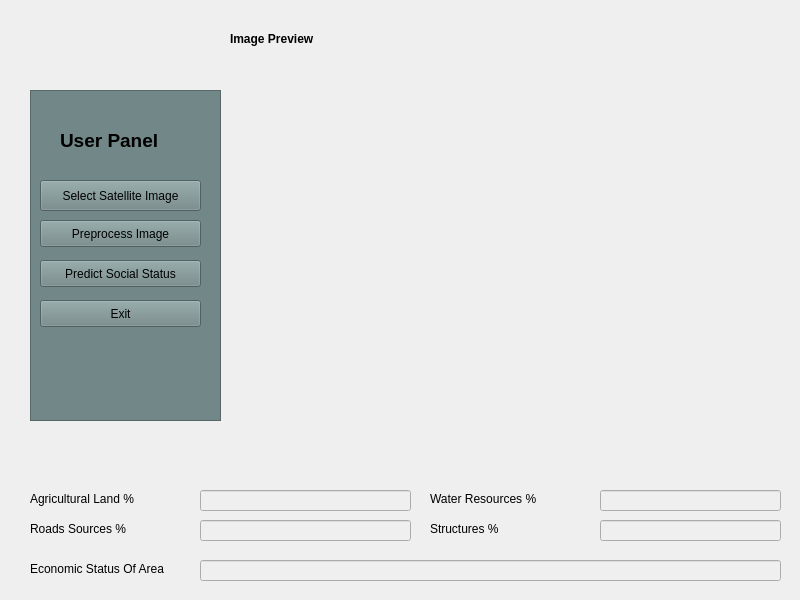
<?xml version="1.0" encoding="UTF-8"?>
<ui version="4.0">
 <class>MainWindow</class>
 <widget class="QMainWindow" name="MainWindow">
  <property name="geometry">
   <rect>
    <x>0</x>
    <y>0</y>
    <width>800</width>
    <height>600</height>
   </rect>
  </property>
  <property name="windowTitle">
   <string>MainWindow</string>
  </property>
  <widget class="QWidget" name="centralwidget">
   <widget class="QLineEdit" name="lineEdit_2">
    <property name="enabled">
     <bool>false</bool>
    </property>
    <property name="geometry">
     <rect>
      <x>200</x>
      <y>520</y>
      <width>211</width>
      <height>21</height>
     </rect>
    </property>
   </widget>
   <widget class="QLineEdit" name="lineEdit">
    <property name="enabled">
     <bool>false</bool>
    </property>
    <property name="geometry">
     <rect>
      <x>200</x>
      <y>490</y>
      <width>211</width>
      <height>21</height>
     </rect>
    </property>
   </widget>
   <widget class="QLabel" name="label_9">
    <property name="geometry">
     <rect>
      <x>30</x>
      <y>560</y>
      <width>181</width>
      <height>17</height>
     </rect>
    </property>
    <property name="text">
     <string>Economic Status Of Area</string>
    </property>
   </widget>
   <widget class="QLineEdit" name="lineEdit_4">
    <property name="enabled">
     <bool>false</bool>
    </property>
    <property name="geometry">
     <rect>
      <x>600</x>
      <y>490</y>
      <width>181</width>
      <height>21</height>
     </rect>
    </property>
   </widget>
   <widget class="QLabel" name="label_3">
    <property name="geometry">
     <rect>
      <x>30</x>
      <y>520</y>
      <width>151</width>
      <height>17</height>
     </rect>
    </property>
    <property name="text">
     <string>Roads Sources %</string>
    </property>
   </widget>
   <widget class="QFrame" name="frame">
    <property name="geometry">
     <rect>
      <x>30</x>
      <y>90</y>
      <width>191</width>
      <height>331</height>
     </rect>
    </property>
    <property name="styleSheet">
     <string notr="true">border-color: rgb(0, 0, 0);
background-color: rgb(114, 135, 135);</string>
    </property>
    <property name="frameShape">
     <enum>QFrame::StyledPanel</enum>
    </property>
    <property name="frameShadow">
     <enum>QFrame::Raised</enum>
    </property>
    <widget class="QPushButton" name="pushButton">
     <property name="geometry">
      <rect>
       <x>10</x>
       <y>90</y>
       <width>161</width>
       <height>31</height>
      </rect>
     </property>
     <property name="text">
      <string>Select Satellite Image</string>
     </property>
    </widget>
    <widget class="QLabel" name="label_4">
     <property name="geometry">
      <rect>
       <x>30</x>
       <y>30</y>
       <width>131</width>
       <height>41</height>
      </rect>
     </property>
     <property name="font">
      <font>
       <pointsize>14</pointsize>
       <weight>75</weight>
       <bold>true</bold>
      </font>
     </property>
     <property name="text">
      <string>User Panel</string>
     </property>
    </widget>
    <widget class="QPushButton" name="pushButton_5">
     <property name="geometry">
      <rect>
       <x>10</x>
       <y>210</y>
       <width>161</width>
       <height>27</height>
      </rect>
     </property>
     <property name="text">
      <string>Exit</string>
     </property>
    </widget>
    <widget class="QPushButton" name="pushButton_6">
     <property name="geometry">
      <rect>
       <x>10</x>
       <y>130</y>
       <width>161</width>
       <height>27</height>
      </rect>
     </property>
     <property name="text">
      <string>Preprocess Image</string>
     </property>
    </widget>
    <widget class="QPushButton" name="pushButton_7">
     <property name="geometry">
      <rect>
       <x>10</x>
       <y>170</y>
       <width>161</width>
       <height>27</height>
      </rect>
     </property>
     <property name="text">
      <string>Predict Social Status</string>
     </property>
    </widget>
   </widget>
   <widget class="QLineEdit" name="lineEdit_3">
    <property name="enabled">
     <bool>false</bool>
    </property>
    <property name="geometry">
     <rect>
      <x>600</x>
      <y>520</y>
      <width>181</width>
      <height>21</height>
     </rect>
    </property>
   </widget>
   <widget class="QLabel" name="label_7">
    <property name="geometry">
     <rect>
      <x>430</x>
      <y>490</y>
      <width>131</width>
      <height>17</height>
     </rect>
    </property>
    <property name="text">
     <string>Water Resources %</string>
    </property>
   </widget>
   <widget class="QLabel" name="label_2">
    <property name="geometry">
     <rect>
      <x>30</x>
      <y>490</y>
      <width>151</width>
      <height>17</height>
     </rect>
    </property>
    <property name="text">
     <string>Agricultural Land %</string>
    </property>
   </widget>
   <widget class="QLabel" name="label">
    <property name="geometry">
     <rect>
      <x>230</x>
      <y>30</y>
      <width>131</width>
      <height>17</height>
     </rect>
    </property>
    <property name="font">
     <font>
      <weight>75</weight>
      <bold>true</bold>
     </font>
    </property>
    <property name="text">
     <string>Image Preview</string>
    </property>
   </widget>
   <widget class="QLabel" name="label_5">
    <property name="geometry">
     <rect>
      <x>240</x>
      <y>60</y>
      <width>531</width>
      <height>381</height>
     </rect>
    </property>
    <property name="text">
     <string/>
    </property>
   </widget>
   <widget class="QLineEdit" name="lineEdit_6">
    <property name="enabled">
     <bool>false</bool>
    </property>
    <property name="geometry">
     <rect>
      <x>200</x>
      <y>560</y>
      <width>581</width>
      <height>21</height>
     </rect>
    </property>
   </widget>
   <widget class="QLabel" name="label_6">
    <property name="geometry">
     <rect>
      <x>430</x>
      <y>520</y>
      <width>131</width>
      <height>17</height>
     </rect>
    </property>
    <property name="text">
     <string>Structures %</string>
    </property>
   </widget>
  </widget>
 </widget>
 <resources/>
 <connections/>
</ui>
